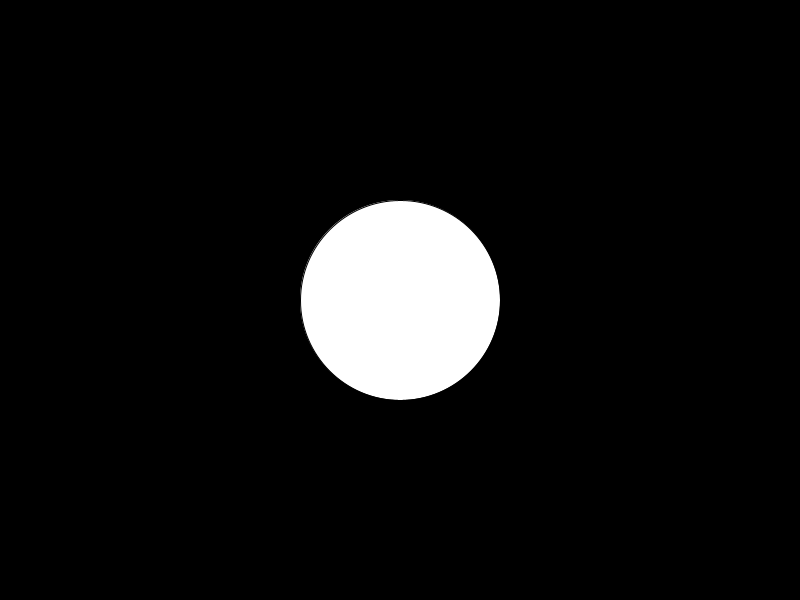
Frame 1 (no input)
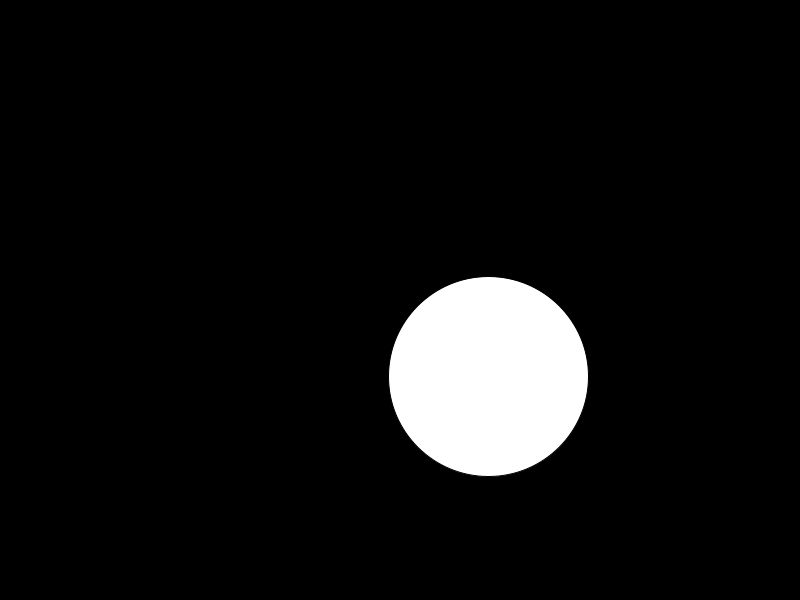
Frame 60 (the mouse pressed at the canvas centre just before this capture)
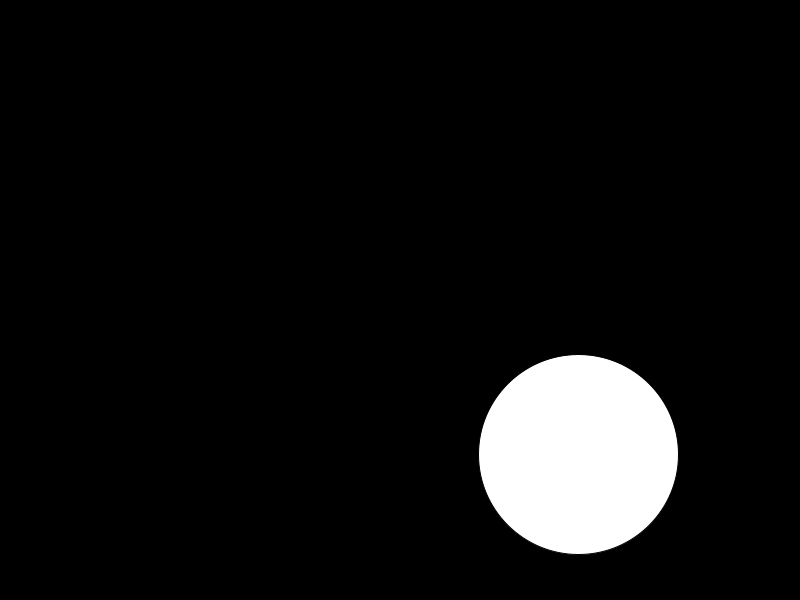
Frame 120 (the mouse held since frame 60 and released just before this capture)

The Processing sketch that drew these frames (run headless with seeded random() and noise(); from frame 60 on, the mouse is pressed at the canvas centre):

// Processing sketch: classWithArgs
// ── classWithArgs.pde
Sphere mySphere;

void setup() {
  size(800, 600);
  
  mySphere = new Sphere(width/2, height/2, 200); // this calls the constructor
}

void draw() {
  background(0);
  mySphere.render();
  mySphere.update();
  mySphere.bounds();
}
// ── Sphere.pde
class Sphere {
// variables for the object
  float xPos;
  float yPos;
  float xSpeed;
  float ySpeed;
  float diam;

  Sphere(float x_, float y_, float d_) { /// this is the constructor
    xPos = x_;
    yPos = y_;
    xSpeed = 1.5;
    ySpeed = 1.3;
    diam = d_;
  }
  // declare all my functions
  void render() {
    ellipse(xPos, yPos, diam, diam);
  }

  void update() {
    xPos+=xSpeed;
    yPos+=ySpeed;
  }

  void bounds() {
    if (xPos >= width || xPos <= 0) {
      xSpeed = xSpeed * -1;
    }
    if (yPos >= height || yPos <= 0) {
      ySpeed = ySpeed * -1;
    }
  }
}
